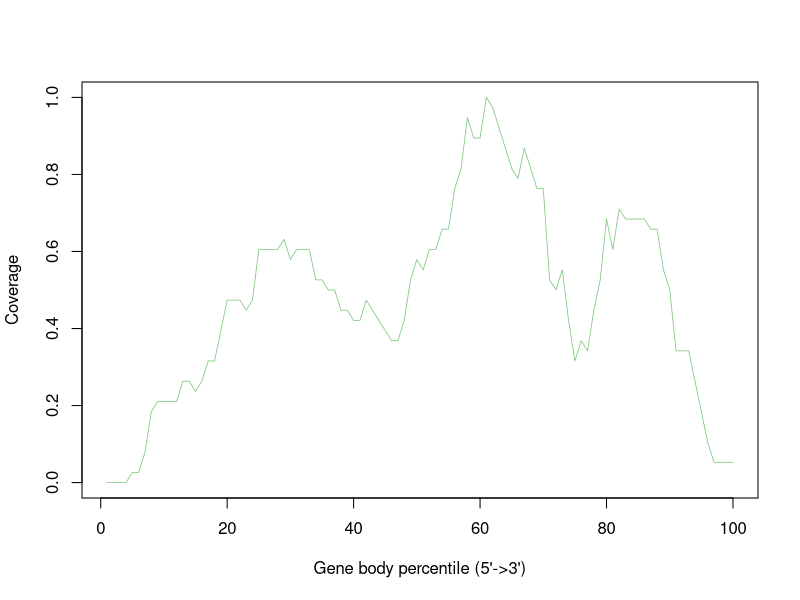

R code for this plot:
Atha_Ler_0_sl_FLT_0.09G_Rep1_Aligned.sortedByCoord_sorted.out <- c(0.0,0.0,0.0,0.0,0.02631578947368421,0.02631578947368421,0.07894736842105263,0.18421052631578946,0.21052631578947367,0.21052631578947367,0.21052631578947367,0.21052631578947367,0.2631578947368421,0.2631578947368421,0.23684210526315788,0.2631578947368421,0.3157894736842105,0.3157894736842105,0.39473684210526316,0.47368421052631576,0.47368421052631576,0.47368421052631576,0.4473684210526316,0.47368421052631576,0.6052631578947368,0.6052631578947368,0.6052631578947368,0.6052631578947368,0.631578947368421,0.5789473684210527,0.6052631578947368,0.6052631578947368,0.6052631578947368,0.5263157894736842,0.5263157894736842,0.5,0.5,0.4473684210526316,0.4473684210526316,0.42105263157894735,0.42105263157894735,0.47368421052631576,0.4473684210526316,0.42105263157894735,0.39473684210526316,0.3684210526315789,0.3684210526315789,0.42105263157894735,0.5263157894736842,0.5789473684210527,0.5526315789473685,0.6052631578947368,0.6052631578947368,0.6578947368421053,0.6578947368421053,0.7631578947368421,0.8157894736842105,0.9473684210526315,0.8947368421052632,0.8947368421052632,1.0,0.9736842105263158,0.9210526315789473,0.868421052631579,0.8157894736842105,0.7894736842105263,0.868421052631579,0.8157894736842105,0.7631578947368421,0.7631578947368421,0.5263157894736842,0.5,0.5526315789473685,0.42105263157894735,0.3157894736842105,0.3684210526315789,0.34210526315789475,0.4473684210526316,0.5263157894736842,0.6842105263157895,0.6052631578947368,0.7105263157894737,0.6842105263157895,0.6842105263157895,0.6842105263157895,0.6842105263157895,0.6578947368421053,0.6578947368421053,0.5526315789473685,0.5,0.34210526315789475,0.34210526315789475,0.34210526315789475,0.2631578947368421,0.18421052631578946,0.10526315789473684,0.05263157894736842,0.05263157894736842,0.05263157894736842,0.05263157894736842)


pdf("Atha_Ler-0_sl_FLT_0.09G_Rep1.geneBodyCoverage.curves.pdf")
x=1:100
icolor = colorRampPalette(c("#7fc97f","#beaed4","#fdc086","#ffff99","#386cb0","#f0027f"))(1)
plot(x,Atha_Ler_0_sl_FLT_0.09G_Rep1_Aligned.sortedByCoord_sorted.out,type='l',xlab="Gene body percentile (5'->3')", ylab="Coverage",lwd=0.8,col=icolor[1])
dev.off()
